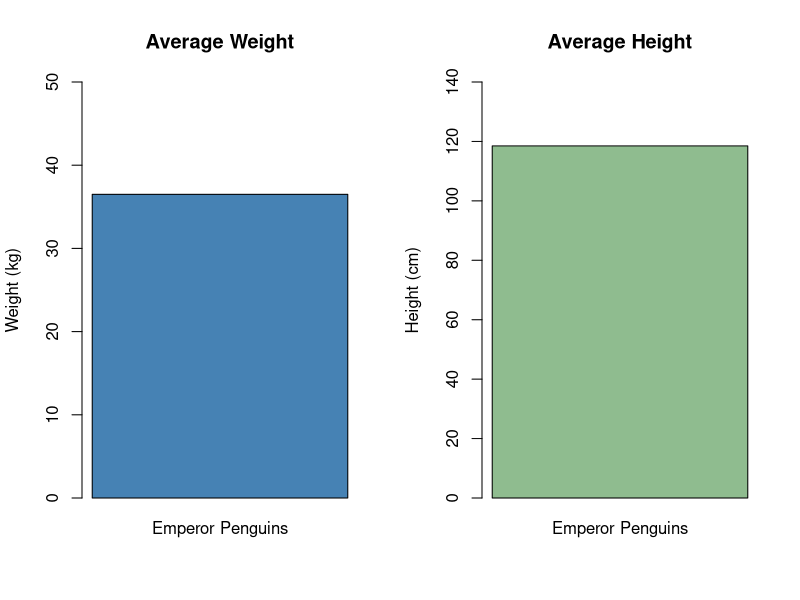

This figure's R source:
# Emperor Penguin - Average Weight and Height
# Example data for 10 penguins

# Note: These are simulated values, not real penguin measurements.

# 1. Create dataset
penguins <- data.frame(
  weight_kg = c(32, 38, 35, 40, 36, 34, 39, 37, 33, 41),
  height_cm = c(115, 120, 118, 123, 117, 112, 121, 119, 116, 124)
)

# 2. Calculate averages
avg_weight <- mean(penguins$weight_kg)
avg_height <- mean(penguins$height_cm)

# 3. Create two plots side by side
par(mfrow = c(1, 2))

# Plot average weight
barplot(
  avg_weight,
  main = "Average Weight",
  ylab = "Weight (kg)",
  col = "steelblue",
  ylim = c(0, 50),
  names.arg = "Emperor Penguins"
)

# Plot average height
barplot(
  avg_height,
  main = "Average Height",
  ylab = "Height (cm)",
  col = "darkseagreen",
  ylim = c(0, 140),
  names.arg = "Emperor Penguins"
)

# 4. Reset plotting layout
par(mfrow = c(1, 1))

# 5. Print results
cat("Number of penguins:", nrow(penguins), "\n")
cat("Average weight:", avg_weight, "kg\n")
cat("Average height:", avg_height, "cm\n")
